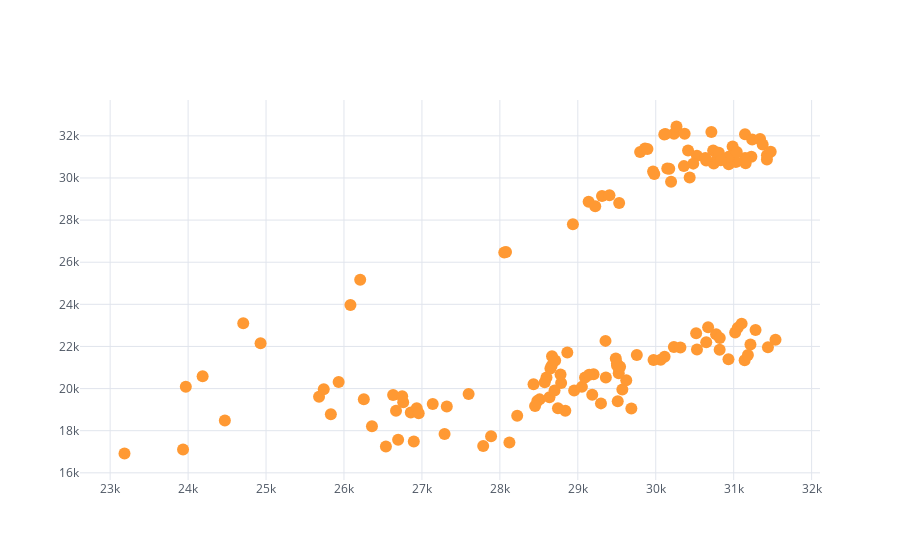

The code cell stored with this chart in its notebook:
### Code cell
# Scatter Plot
dataset.iplot(kind='scatter', x='NIFTY FMCG index', y='NIFTY Bank index', mode='markers');

### Figure 1 — Plotly figure (JSON) as saved in the notebook; plotly's stock layout.template omitted (floating-point values rounded to 4 significant figures; data arrays with more than 128 entries replaced by an {"elided": "..."} marker saying what was removed)
{"data": [{"line": {"color": "rgba(255, 153, 51, 1.0)", "dash": "solid", "shape": "linear", "width": 1.3}, "marker": {"size": 12, "symbol": "circle"}, "mode": "markers", "name": "NIFTY Bank index", "text": "", "type": "scatter", "x": {"elided": "142 float values"}, "y": {"elided": "142 float values"}}], "layout": {"legend": {"bgcolor": "#FFFFFF", "font": {"color": "#4D5663"}}, "paper_bgcolor": "#FFFFFF", "plot_bgcolor": "#FFFFFF", "title": {"font": {"color": "#4D5663"}}, "xaxis": {"gridcolor": "#E1E5ED", "showgrid": true, "tickfont": {"color": "#4D5663"}, "title": {"font": {"color": "#4D5663"}, "text": ""}, "zerolinecolor": "#E1E5ED"}, "yaxis": {"gridcolor": "#E1E5ED", "showgrid": true, "tickfont": {"color": "#4D5663"}, "title": {"font": {"color": "#4D5663"}, "text": ""}, "zerolinecolor": "#E1E5ED"}}}
